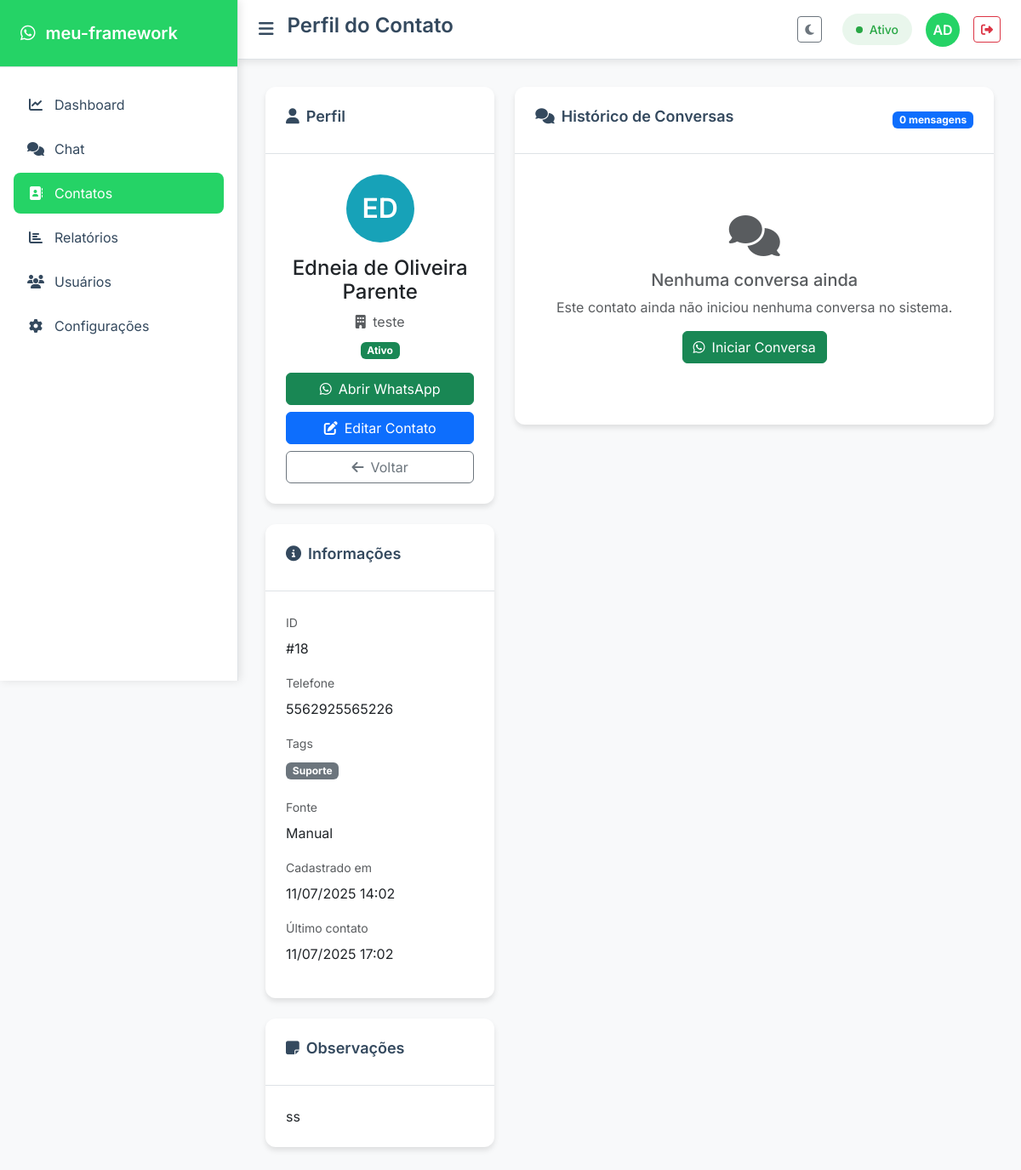
The page /contatos/perfil/18 (signed in) on the database its author committed.
### tables this page shows
CREATE TABLE `modulos` (
  `id` int(11) NOT NULL,
  `nome` varchar(100) NOT NULL,
  `descricao` text DEFAULT NULL,
  `rota` varchar(255) NOT NULL,
  `icone` varchar(50) DEFAULT NULL,
  `pai_id` int(11) DEFAULT NULL,
  `status` enum('ativo','inativo') DEFAULT 'ativo',
  `criado_em` datetime NOT NULL DEFAULT current_timestamp(),
  `atualizado_em` datetime DEFAULT NULL ON UPDATE current_timestamp()
);

CREATE TABLE `contatos` (
  `id` int(11) NOT NULL,
  `nome` varchar(255) DEFAULT NULL,
  `numero` varchar(20) NOT NULL,
  `telefone` varchar(20) NOT NULL,
  `foto_perfil` varchar(255) DEFAULT NULL,
  `email` varchar(255) DEFAULT NULL,
  `empresa` varchar(255) DEFAULT NULL,
  `observacoes` text DEFAULT NULL,
  `fonte` enum('manual','whatsapp','importacao','api') DEFAULT 'manual',
  `ultimo_contato` timestamp NULL DEFAULT NULL,
  `tags` longtext DEFAULT NULL CHECK (json_valid(`tags`)),
  `notas` text DEFAULT NULL,
  `sessao_id` int(11) NOT NULL,
  `bloqueado` tinyint(1) DEFAULT 0,
  `ultima_mensagem` datetime DEFAULT NULL,
  `criado_em` datetime NOT NULL DEFAULT current_timestamp(),
  `atualizado_em` datetime DEFAULT NULL ON UPDATE current_timestamp()
);

### app/Views/contatos/perfil.php (the view, shortened to what the rows shown need)
<!DOCTYPE html>
<html lang="pt-BR">
<head>
    <link href="https://cdn.jsdelivr.net/npm/bootstrap@5.3.0/dist/css/bootstrap.min.css" rel="stylesheet">
    <link href="https://cdnjs.cloudflare.com/ajax/libs/font-awesome/6.4.0/css/all.min.css" rel="stylesheet">
    <link rel="stylesheet" href="<?= Helper::asset('css/app.css') ?>">
    <link rel="stylesheet" href="<?= Helper::asset('css/dashboard.css') ?>">
</head>
<body>
    <div class="app-container">
        <aside class="sidebar" id="sidebar">
            <div class="sidebar-header">
                <div class="sidebar-brand">
                    <i class="fab fa-whatsapp"></i>
                    <?= APP_NOME ?>
                </div>
            </div>
            <nav class="sidebar-nav">
                <div class="nav-item">
                    <a href="<?= URL ?>/dashboard" class="nav-link">
                        <i class="fas fa-chart-line"></i>
                        Dashboard
                    </a>
                </div>
                <div class="nav-item">
                    <a href="<?= URL ?>/chat" class="nav-link">
                        <i class="fas fa-comments"></i>
                        Chat
                    </a>
                </div>
                <div class="nav-item">
                    <a href="<?= URL ?>/contatos" class="nav-link active">
                        <i class="fas fa-address-book"></i>
                        Contatos
                    </a>
                </div>
                <?php if (in_array($usuario_logado['perfil'], ['admin', 'supervisor'])): ?>
                <div class="nav-item">
                    <a href="<?= URL ?>/relatorios" class="nav-link">
                        <i class="fas fa-chart-bar"></i>
                        Relatórios
                    </a>
                </div>
                <div class="nav-item">
                    <a href="<?= URL ?>/usuarios" class="nav-link">
                        <i class="fas fa-users"></i>
                        Usuários
                    </a>
                </div>
                <?php endif; ?>
                <?php if ($usuario_logado['perfil'] === 'admin'): ?>
                <div class="nav-item">
                    <a href="<?= URL ?>/configuracoes" class="nav-link">
                        <i class="fas fa-cog"></i>
                        Configurações
                    </a>
                </div>
                <?php endif; ?>
            </nav>
        </aside>
        <main class="main-content" id="mainContent">
            <header class="topbar">
                <div class="topbar-left">
                    <button class="menu-toggle" id="menuToggle">
                        <i class="fas fa-bars"></i>
                    </button>
                    <h1 class="topbar-title">Perfil do Contato</h1>
                </div>
                <div class="topbar-right">
                    <button class="btn btn-outline-secondary btn-sm me-2" id="toggleTheme" title="Alternar tema">
                        <i class="fas fa-moon"></i>
                    </button>
                    <div class="status-badge status-<?= $usuario_logado['status'] === 'ativo' ? 'online' : ($usuario_logado['status'] === 'ausente' ? 'away' : 'busy') ?>">
                        <span class="status-indicator"></span>
                        <?= ucfirst($usuario_logado['status']) ?>
                    </div>
                    <div class="user-menu">
                        <div class="user-avatar" title="<?= $usuario_logado['nome'] ?>">
                            <?= strtoupper(substr($usuario_logado['nome'], 0, 2)) ?>
                        </div>
                    </div>
                    <a href="<?= URL ?>/logout" class="btn btn-outline-danger btn-sm">
                        <i class="fas fa-sign-out-alt"></i>
                    </a>
                </div>
            </header>
            <div class="dashboard-content">
                <div class="row">
                    <div class="col-lg-4">
                        <div class="content-card">
                            <div class="content-card-header">
                                <h5 class="content-card-title">
                                    <i class="fas fa-user me-2"></i>Perfil
                                </h5>
                            </div>
                            <div class="content-card-body text-center">
                                <div class="user-avatar mx-auto mb-3" style="width: 80px; height: 80px; font-size: 2rem; background: var(--info-color);">
                                    <?= strtoupper(substr($contato->nome, 0, 2)) ?>
                                </div>
                                <h4 class="mb-2"><?= htmlspecialchars($contato->nome) ?></h4>
                                <?php if ($contato->empresa): ?>
                                <p class="text-muted mb-2">
                                    <i class="fas fa-building me-1"></i>
                                    <?= htmlspecialchars($contato->empresa) ?>
                                </p>
                                <?php endif; ?>
                                <div class="mb-3">
                                    <?php if ($contato->bloqueado): ?>
                                        <span class="badge bg-danger">Bloqueado</span>
                                    <?php else: ?>
                                        <span class="badge bg-success">Ativo</span>
                                    <?php endif; ?>
                                </div>
                                <div class="d-grid gap-2">
                                    <a href="https://wa.me/<?= preg_replace('/[^0-9]/', '', $contato->telefone) ?>"
                                       target="_blank" class="btn btn-success">
                                        <i class="fab fa-whatsapp me-2"></i>Abrir WhatsApp
                                    </a>
                                    <a href="<?= URL ?>/contatos/editar/<?= $contato->id ?>" class="btn btn-primary">
                                        <i class="fas fa-edit me-2"></i>Editar Contato
                                    </a>
                                    <a href="<?= URL ?>/contatos" class="btn btn-outline-secondary">
                                        <i class="fas fa-arrow-left me-2"></i>Voltar
                                    </a>
                                </div>
                            </div>
                        </div>
                        <div class="content-card mt-4">
                            <div class="content-card-header">
                                <h5 class="content-card-title">
                                    <i class="fas fa-info-circle me-2"></i>Informações
                                </h5>
                            </div>
                            <div class="content-card-body">
                                <div class="mb-3">
                                    <label class="form-label small text-muted">ID</label>
                                    <div class="text-monospace">#<?= $contato->id ?></div>
                                </div>
                                <div class="mb-3">
                                    <label class="form-label small text-muted">Telefone</label>
                                    <div class="text-monospace"><?= htmlspecialchars($contato->telefone) ?></div>
                                </div>
                                <?php if ($contato->tags): ?>
                                <div class="mb-3">
                                    <label class="form-label small text-muted">Tags</label>
                                    <div>
                                        <?php foreach (explode(', ', $contato->tags) as $tag): ?>
                                            <span class="badge bg-secondary me-1 mb-1"><?= htmlspecialchars($tag) ?></span>
                                        <?php endforeach; ?>
                                    </div>
                                </div>
                                <?php endif; ?>
                                <div class="mb-3">
                                    <label class="form-label small text-muted">Fonte</label>
                                    <div class="text-capitalize"><?= htmlspecialchars($contato->fonte) ?></div>
                                </div>
                                <div class="mb-3">
                                    <label class="form-label small text-muted">Cadastrado em</label>
                                    <div><?= date('d/m/Y H:i', strtotime($contato->criado_em)) ?></div>
                                </div>
                                <?php if ($contato->ultimo_contato): ?>
                                <div class="mb-3">
                                    <label class="form-label small text-muted">Último contato</label>
                                    <div><?= date('d/m/Y H:i', strtotime($contato->ultimo_contato)) ?></div>
                                </div>
                                <?php endif; ?>
                            </div>
                        </div>
                        <?php if ($contato->observacoes): ?>
                        <div class="content-card mt-4">
                            <div class="content-card-header">
                                <h5 class="content-card-title">
                                    <i class="fas fa-sticky-note me-2"></i>Observações
                                </h5>
                            </div>
                            <div class="content-card-body">
                                <p class="mb-0"><?= nl2br(htmlspecialchars($contato->observacoes)) ?></p>
                            </div>
                        </div>
                        <?php endif; ?>
                    </div>
                    <div class="col-lg-8">
                        <div class="content-card">
                            <div class="content-card-header">
                                <h5 class="content-card-title">
                                    <i class="fas fa-comments me-2"></i>Histórico de Conversas
                                </h5>
                                <span class="badge bg-primary"><?= count($historico) ?> mensagens</span>
                            </div>
                            <div class="content-card-body">
                                <?php if (empty($historico)): ?>
                                    <div class="text-center py-5">
                                        <i class="fas fa-comments text-muted" style="font-size: 3rem;"></i>
                                        <h5 class="text-muted mt-3">Nenhuma conversa ainda</h5>
                                        <p class="text-muted">
                                            Este contato ainda não iniciou nenhuma conversa no sistema.
                                        </p>
                                        <a href="https://wa.me/<?= preg_replace('/[^0-9]/', '', $contato->telefone) ?>"
                                           target="_blank" class="btn btn-success">
                                            <i class="fab fa-whatsapp me-2"></i>Iniciar Conversa
                                        </a>
                                    </div>
                                <?php endif; ?>
                            </div>
                        </div>
                    </div>
                </div>
            </div>
        </main>
    </div>
</body>
</html>

### app/Libraries/Route.php (shortened to what the rows shown need)
<?php
class Route
{
    private static $routes = [];
    private static $currentGroup = null;
    public static function group($attributes, $callback)
    {
        $previousGroup = self::$currentGroup;
        self::$currentGroup = $attributes;
        self::$currentGroup = $previousGroup;
    }
    private static function addRoute($methods, $uri, $action)
    {
        $methods = (array) $methods;
        if (self::$currentGroup && isset(self::$currentGroup['prefix'])) {
            $uri = self::$currentGroup['prefix'] . '/' . ltrim($uri, '/');
        }
        $uri = '/' . trim($uri, '/');
        if ($uri === '/') {
            $uri = '';
        }
        foreach ($methods as $method) {
            self::$routes[$method][$uri] = [
                'action' => $action,
                'middleware' => self::$currentGroup['middleware'] ?? [],
                'uri' => $uri
            ];
        }
        return new RouteRegistrar($action);
    }
    public static function dispatch()
    {
        $method = isset($_SERVER['REQUEST_METHOD']) ? $_SERVER['REQUEST_METHOD'] : 'GET';
        $uri = self::getCurrentUri();
        foreach (self::$routes[$method] ?? [] as $route => $routeData) {
            $pattern = preg_replace('/\{[^}]+\}/', '([^/]+)', $route);
            $pattern = '#^' . $pattern . '$#';
            if (preg_match($pattern, $uri, $matches)) {
                array_shift($matches);
                return self::executeRoute($routeData, $matches);
            }
        }
        return self::fallbackToLegacyRouter();
    }
    private static function executeRoute($routeData, $parameters = [])
    {
        $action = $routeData['action'];
        if (is_string($action) && strpos($action, '@') !== false) {
            list($controller, $method) = explode('@', $action);
            $controllerInstance = new $controller;
            return call_user_func_array([$controllerInstance, $method], $parameters);
        }
        return self::handleNotFound();
    }
    private static function getCurrentUri()
    {
        $uri = filter_input(INPUT_GET, 'url', FILTER_SANITIZE_URL) ?? '';
        $uri = '/' . trim($uri, '/');
        return $uri;
    }
}

### rows shown on the page
modulos: status "Ativo"
contatos: nome "ED", nome "Edneia de Oliveira Parente", empresa "teste", id "18", telefone "5562925565226", tag "Suporte", fonte "Manual", criado_em "11/07/2025 14:02", ultimo_contato "11/07/2025 17:02", observacoes "ss"

### other values the page prints
count($historico) "0"
